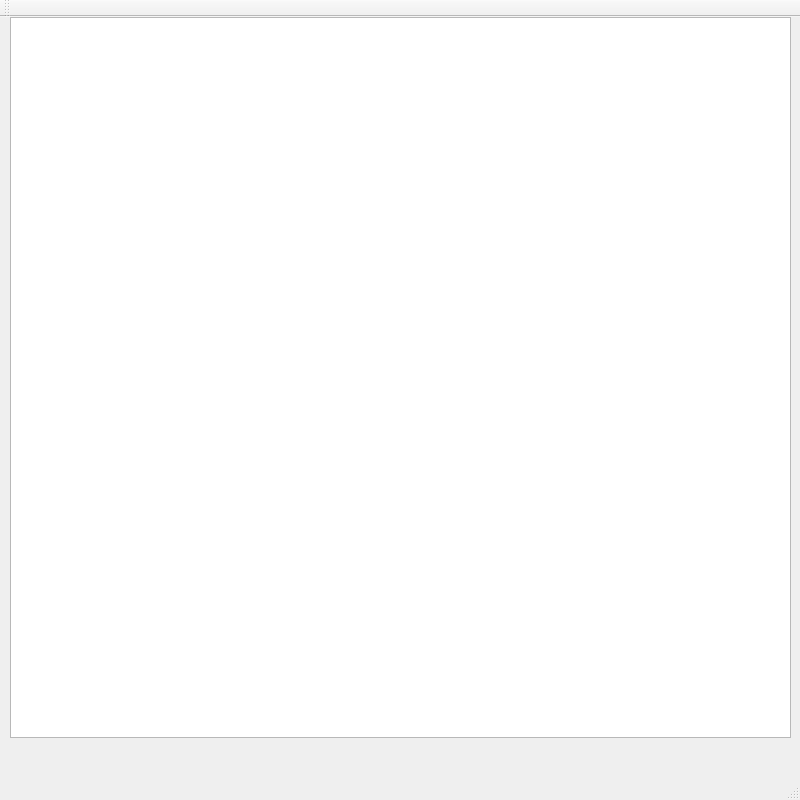
<?xml version="1.0" encoding="UTF-8"?>
<ui version="4.0">
 <class>MainWindow</class>
 <widget class="QMainWindow" name="MainWindow">
  <property name="geometry">
   <rect>
    <x>0</x>
    <y>0</y>
    <width>800</width>
    <height>800</height>
   </rect>
  </property>
  <property name="minimumSize">
   <size>
    <width>800</width>
    <height>800</height>
   </size>
  </property>
  <property name="maximumSize">
   <size>
    <width>800</width>
    <height>16777215</height>
   </size>
  </property>
  <property name="windowTitle">
   <string>MainWindow</string>
  </property>
  <widget class="QWidget" name="centralWidget">
   <widget class="QGraphicsView" name="graphicsView">
    <property name="geometry">
     <rect>
      <x>10</x>
      <y>0</y>
      <width>781</width>
      <height>721</height>
     </rect>
    </property>
   </widget>
  </widget>
  <widget class="QMenuBar" name="menuBar">
   <property name="geometry">
    <rect>
     <x>0</x>
     <y>0</y>
     <width>800</width>
     <height>22</height>
    </rect>
   </property>
  </widget>
  <widget class="QToolBar" name="mainToolBar">
   <attribute name="toolBarArea">
    <enum>TopToolBarArea</enum>
   </attribute>
   <attribute name="toolBarBreak">
    <bool>false</bool>
   </attribute>
  </widget>
  <widget class="QStatusBar" name="statusBar"/>
 </widget>
 <layoutdefault spacing="6" margin="11"/>
 <resources/>
 <connections/>
</ui>
